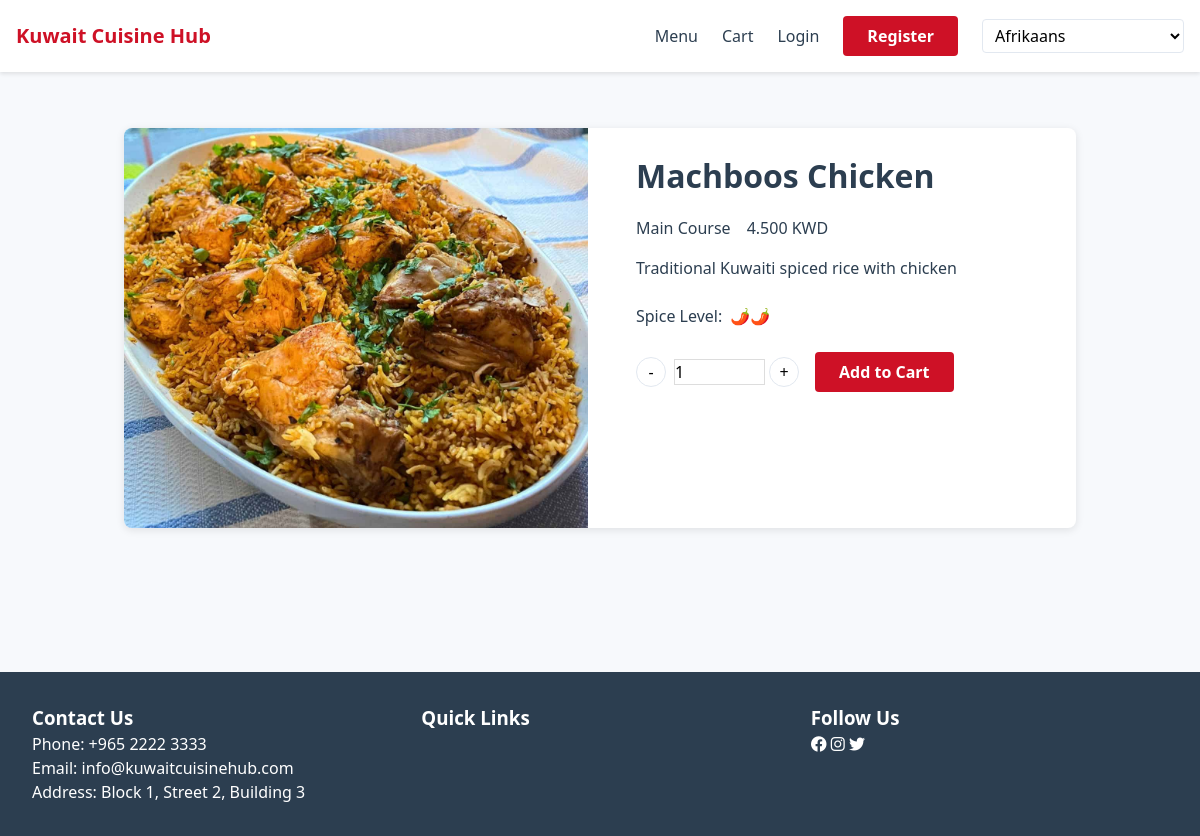
Screenshot of /menu/5/ with the database file from the repository.
### menu/models.py (models this page shows, shortened)
class FoodItem(models.Model):
    SPICE_LEVELS = [
        (1, _("Mild")),
        (2, _("Medium")),
        (3, _("Hot")),
        (4, _("Extra Hot")),
    ]
    category = models.ForeignKey(
        Category,
        on_delete=models.CASCADE,
        related_name='items'
    )
    name_en = models.CharField(_("Name (English)"), max_length=200)
    name_ar = models.CharField(_("Name (Arabic)"), max_length=200)
    description_en = models.TextField(_("Description (English)"))
    description_ar = models.TextField(_("Description (Arabic)"))
    price = models.DecimalField(max_digits=6, decimal_places=3)  # Kuwait uses 3 decimal places
    image = models.ImageField(upload_to='menu_items/')
    spice_level = models.IntegerField(choices=SPICE_LEVELS, default=1)
    is_available = models.BooleanField(default=True)
    is_vegetarian = models.BooleanField(default=False)
    is_gluten_free = models.BooleanField(default=False)
    created_at = models.DateTimeField(auto_now_add=True)
    updated_at = models.DateTimeField(auto_now=True)

class Category(models.Model):
    name_en = models.CharField(_("Name (English)"), max_length=100)
    name_ar = models.CharField(_("Name (Arabic)"), max_length=100)
    slug = models.SlugField(unique=True)
    class Meta:
        verbose_name_plural = _("Categories")

### menu/views.py (the view)
# urls.py: path('menu/<int:pk>/', views.MenuDetailView.as_view(), name='detail'),
class MenuDetailView(DetailView):
    model = FoodItem
    template_name = 'menu/detail.html'
    context_object_name = 'item'

### menu/templates/menu/detail.html (shortened to what this page needs)
{% extends "base.html" %}
{% load i18n static %}
{% block content %}
<div class="item-detail-container">
    <div class="item-detail-card">
        <div class="item-image-container">
            <img src="{{ item.image.url }}" alt="{{ item.name_en }}" class="item-image">
        </div>
        <div class="item-info">
            <h1>{% if LANGUAGE_CODE == 'ar' %}{{ item.name_ar }}{% else %}{{ item.name_en }}{% endif %}</h1>
            <div class="item-meta">
                <span class="category">
                    {% if LANGUAGE_CODE == 'ar' %}
                        {{ item.category.name_ar }}
                    {% else %}
                        {{ item.category.name_en }}
                    {% endif %}
                </span>
                <span class="price">{{ item.price }} {% trans "KWD" %}</span>
            </div>
            <p class="description">
                {% if LANGUAGE_CODE == 'ar' %}
                    {{ item.description_ar }}
                {% else %}
                    {{ item.description_en }}
                {% endif %}
            </p>
            <div class="item-attributes">
                {% if item.spice_level > 0 %}
                    <div class="attribute">
                        <span class="label">{% trans "Spice Level" %}:</span>
                        <span class="value">
                            {% for i in ""|ljust:item.spice_level %}🌶️{% endfor %}
                        </span>
                    </div>
                {% endif %}
            </div>
            <div class="order-controls">
                <div class="quantity-control">
                    <button class="quantity-btn" data-action="decrease">-</button>
                    <label for="quantity"></label><input type="number" value="1" min="1" max="100" id="quantity">
                    <button class="quantity-btn" data-action="increase">+</button>
                </div>
                <button class="btn btn-primary add-to-cart" data-item-id="{{ item.id }}">
                    {% trans "Add to Cart" %}
                </button>
            </div>
        </div>
    </div>
</div>
{% endblock %}

### templates/base.html (style rules this page uses)
:root { --primary-color: #CE1126; --secondary-color: #007A3D; --accent-color: #B8985D; --text-color: #2C3E50; --light-bg: #F7F9FC; --border-color: #E2E8F0; --font-sm: 0.875rem; --font-base: 1rem; --font-lg: 1.125rem; --font-xl: 1.25rem; --spacing-xs: 0.25rem; --spacing-sm: 0.5rem; --spacing-md: 1rem; --spacing-lg: 1.5rem; --spacing-xl: 2rem; }
body { font-family: system-ui, -apple-system, BlinkMacSystemFont, 'Segoe UI', Roboto, Oxygen, Ubuntu, Cantarell, sans-serif; color: var(--text-color); line-height: 1.5; background-color: var(--light-bg); }
.btn { display: inline-block; padding: var(--spacing-sm) var(--spacing-lg); border-radius: 4px; font-weight: 600; text-decoration: none; cursor: pointer; transition: all 0.3s ease; }
.btn-primary { background-color: var(--primary-color); color: white; border: none; }

### menu/templates/menu/detail.html (style rules this page uses)
.item-detail-container { max-width: 1000px; margin: 0 auto; padding: var(--spacing-lg); }
.item-detail-card { background: white; border-radius: 8px; overflow: hidden; box-shadow: 0 2px 8px rgba(0,0,0,0.1); display: grid; grid-template-columns: 1fr 1fr; gap: var(--spacing-lg); }
.item-image-container { height: 400px; overflow: hidden; }
.item-image { width: 100%; height: 100%; object-fit: cover; }
.item-info { padding: var(--spacing-lg); }
.item-meta { display: flex; gap: var(--spacing-md); margin: var(--spacing-md) 0; }
.item-attributes { margin: var(--spacing-lg) 0; }
.attribute { display: flex; align-items: center; gap: var(--spacing-sm); margin-bottom: var(--spacing-sm); }
.order-controls { display: flex; gap: var(--spacing-md); margin-top: var(--spacing-lg); }
.quantity-control { display: flex; align-items: center; gap: var(--spacing-xs); }
.quantity-btn { width: 30px; height: 30px; border-radius: 50%; border: 1px solid var(--border-color); background: white; cursor: pointer; }

### rows the page displays
FoodItem: image (picture), name_en "Machboos Chicken", category.name_en "Main Course", price "4.500", description_en "Traditional Kuwaiti spiced rice with chicken"

### other values shown
form field language "Afrikaans"
